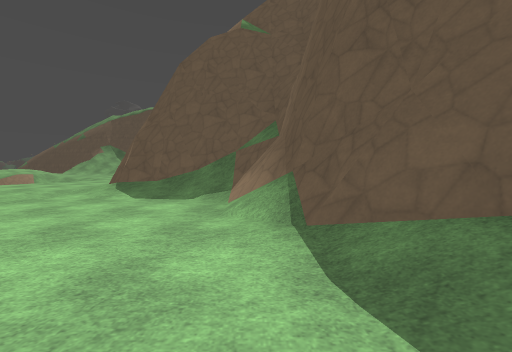
View 1 (above)

24 first-person views from a walk through a 3-D level made in the Godot game engine. The camera is 1.3 m above the floor, tilts 2° down and sees 90° across. The floor is counted in squares, 2 m on a side. Each view is taken from the middle of a square. On the plan, view 1 faces up. The plan holds only what a view shows up to about 9 squares ahead; the rest is blank. The place goes on beyond the plan. Surface patterns are stand-ins for the level's own textures.

View 2
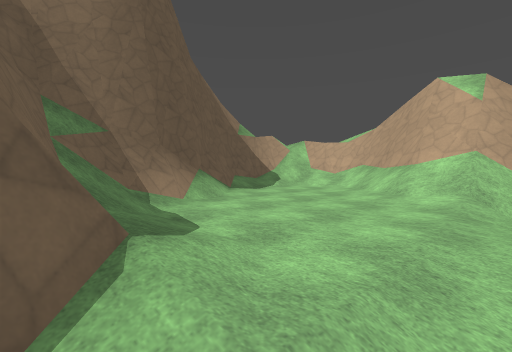

View 3
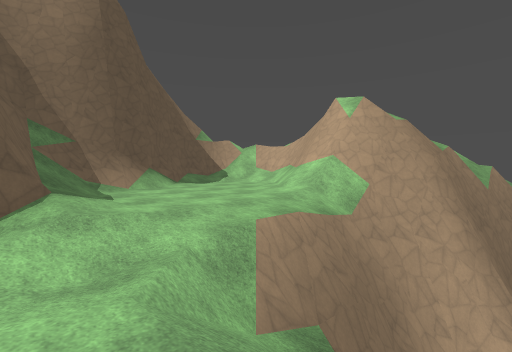

View 4
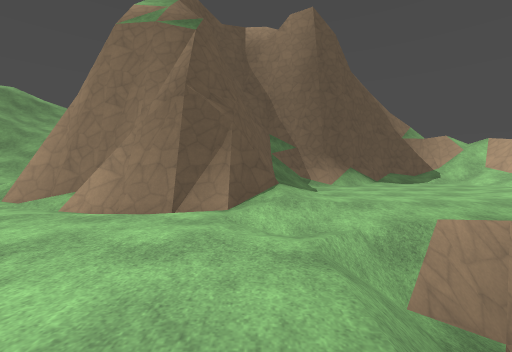

View 5
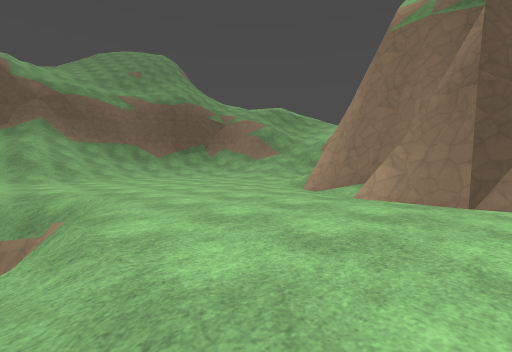

View 6
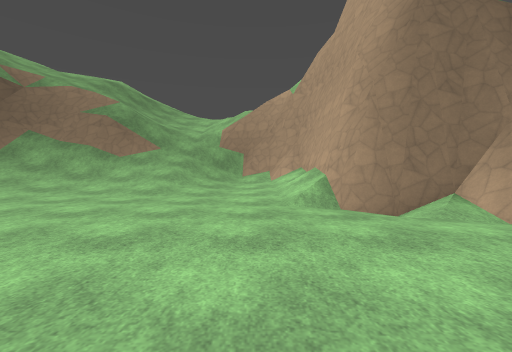

View 7
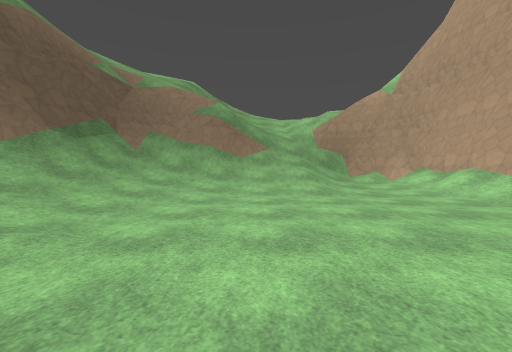

View 8
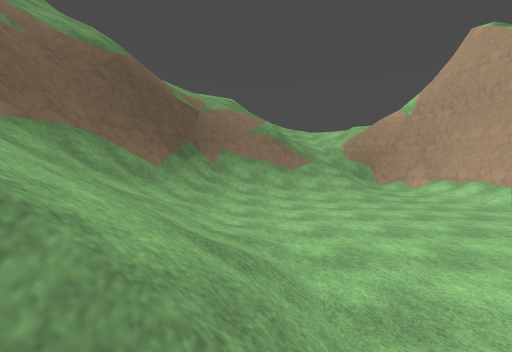

View 9
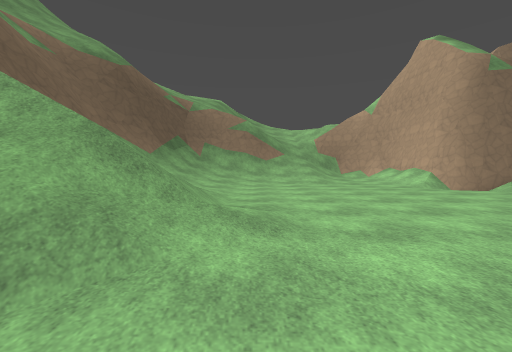

View 10
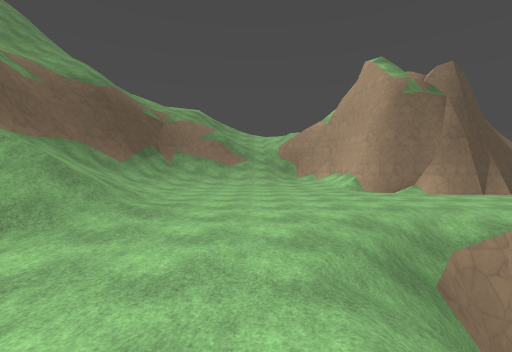

View 11
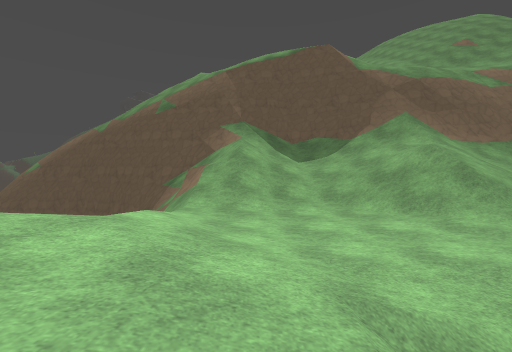

View 12
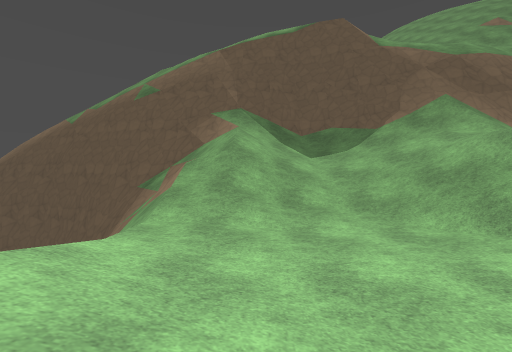

View 13
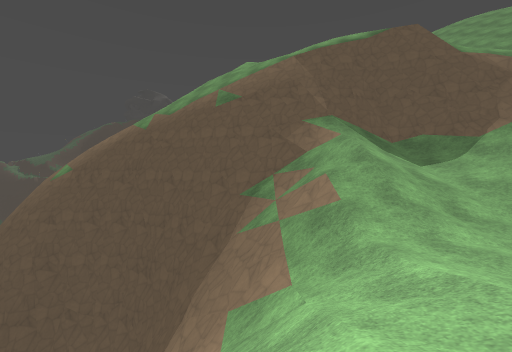

View 14
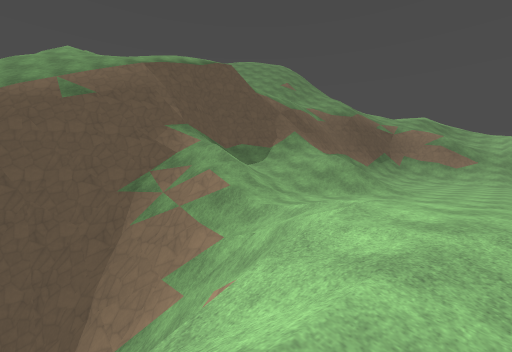

View 15
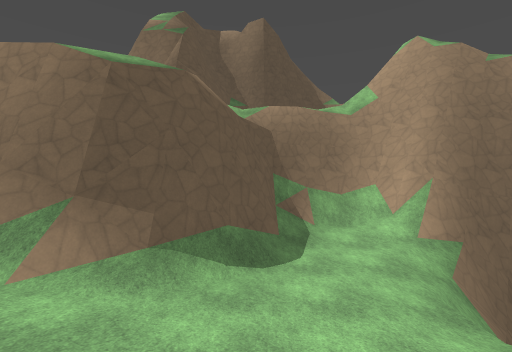

View 16
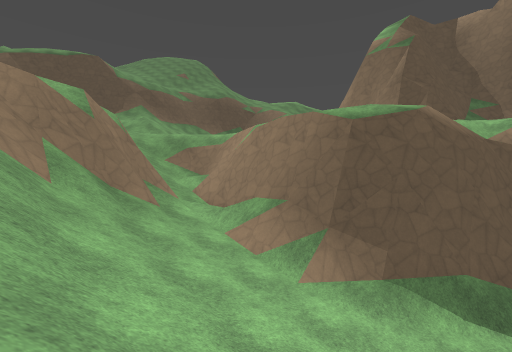

View 17
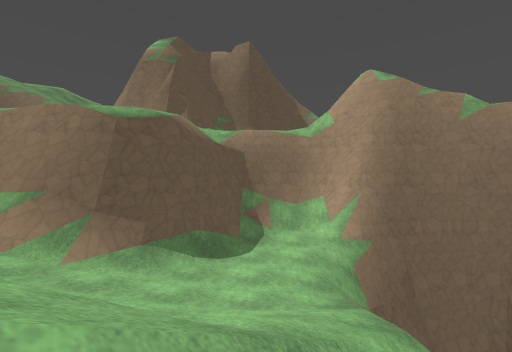

View 18
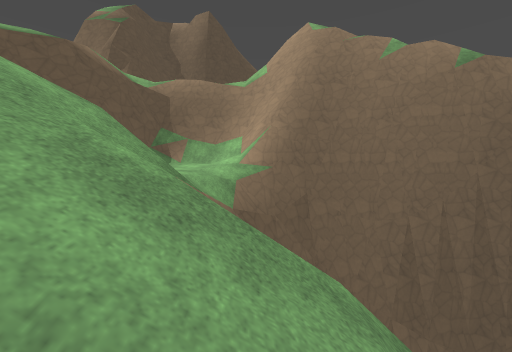

View 19
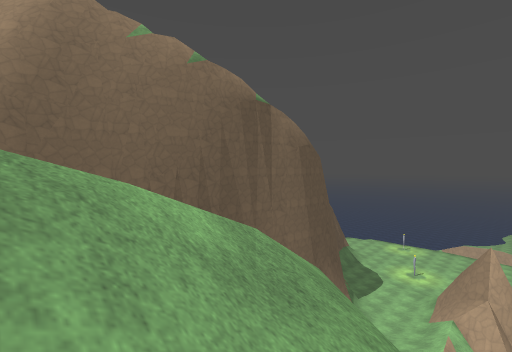

View 20
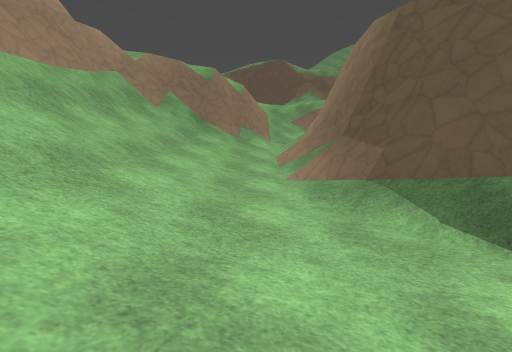

View 21
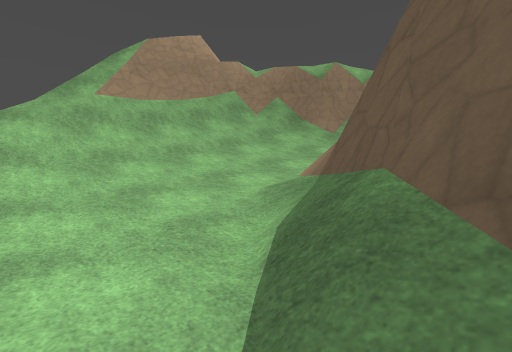

View 22
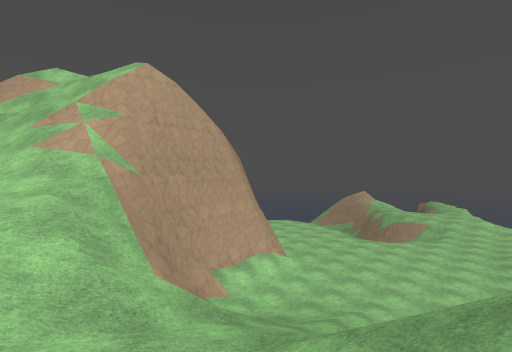

View 23
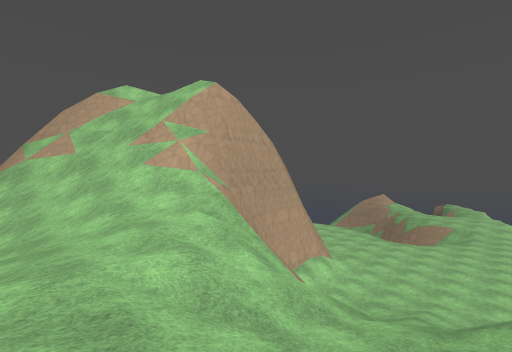

View 24
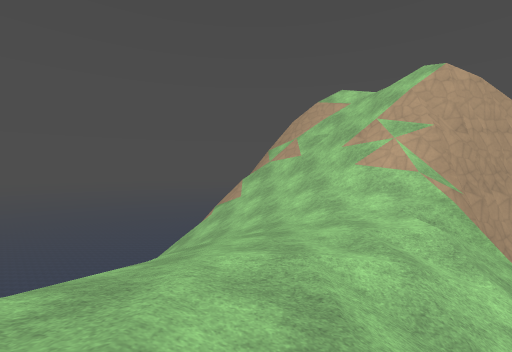

### Floor plan
Key: @ floor where view 1 was taken; # wall or solid block; x gap in a wall; . main floor; : floor 0.75 m higher than the main floor; - floor 0.75 m lower than the main floor; + floor 1.5 m higher than the main floor; _ floor 4.75 m lower than the main floor; * floor 6.5 m higher than the main floor; < floor 7.25 m lower than the main floor; % floor 7.25 m higher than the main floor; ( floor 8 m lower than the main floor; / step, stairs or slope; = window, fence, low wall or low ledge; v drop or lower ground.
Columns run from 26 left of view 1 to 9 right of it. Each row starts with its distance up from view 1.
 28       //                //
 27       vvv               //
 26 vv    vvvv#######vv////=//
 25     ## v+##=///####vvvvvv///
 24         vvv///////######vvvv
 23        ##vv///////////=####v
 22        ##==///////////////##
 21         ==///.///////./////#
 20         ///..../////.....//#
 19         #//..............//#   /
 18          /:/............../= //  /
 17        /::::.............////////*%
 16       :::::::///.........////////**
 15             : ///........../ #//**/
 14               /=#/........./# /***/
 13               //#/.....////##v////
 12            /##/##......#####v#=////
 11          /###/_#/......# vvvvv=/////
 10         =#=////#......##v/  ////////
  9         v#////=#......# vvvvv///=/
  8         v#////##......#    vvv==vx
  7         v#////=#v..../######v
  6         -#///</##vv///..//##v
  5        ==#///((/###v=.....##
  4          ////((((/=#v.....##
  3           ////((((/#v......#
  2           //  v////#v/.....##
  1          //v  vvv###v///.../#
  0         ///    vv#######/.@/
 -1          /     vvv#vvv/##//
 -2          v     vvvvvv/ v##=
 -3                vvvvv=
 -4                vvvv#
 -5                 vvv/

Positions as (right, up) in squares from view 1, and headings:
1: (0, 0), facing up
2: (-5, 7), facing down-right
3: (-8, 7), facing down-right
4: (-9, 7), facing right
5: (-10, 8), facing up-right
6: (-8, 14), facing right
7: (-8, 18), facing right
8: (-10, 20), facing right
9: (-12, 19), facing right
10: (-14, 17), facing right
11: (-14, 15), facing up
12: (-14, 17), facing up
13: (-17, 17), facing up
14: (-20, 16), facing up-right
15: (-15, 5), facing right
16: (-16, 5), facing up-right
17: (-17, 4), facing right
18: (-17, 1), facing right
19: (-18, 0), facing down-right
20: (-13, 3), facing up
21: (-10, 4), facing up-left
22: (5, 19), facing down-left
23: (7, 18), facing down-left
24: (7, 18), facing down
